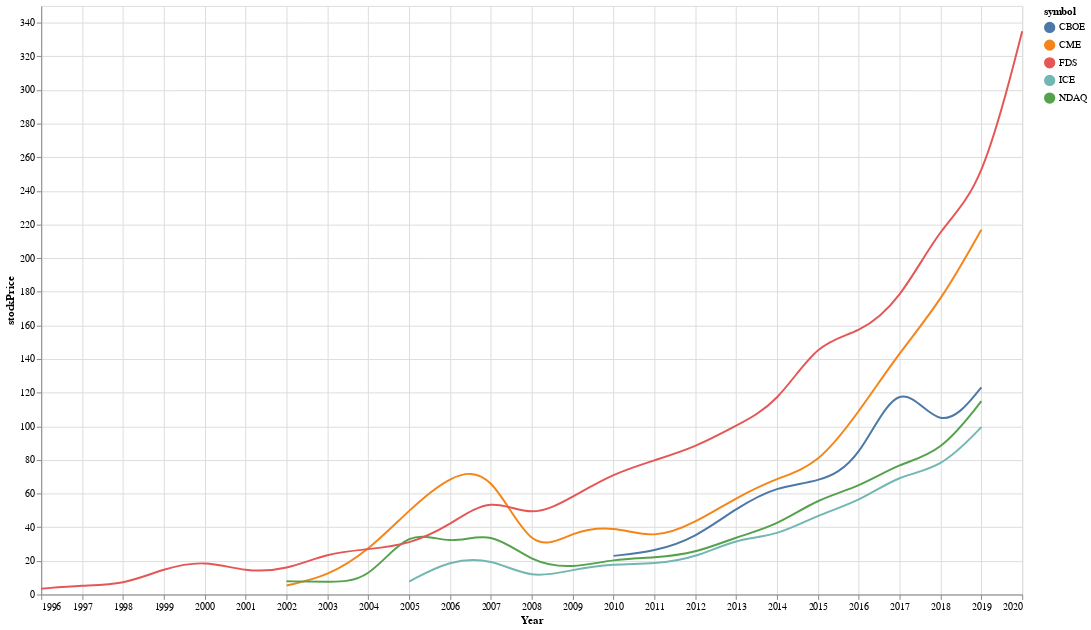

Notebook code for this chart:
### Code cell
make_line_graph_with_crosshair(source)

### Figure 1 — Vega-Lite specification as saved in the notebook (floating-point values rounded to 4 significant figures)
{"config": {"view": {"continuousWidth": 400, "continuousHeight": 300}}, "layer": [{"mark": {"type": "line", "interpolate": "basis"}, "encoding": {"color": {"type": "nominal", "field": "symbol"}, "x": {"type": "temporal", "field": "Year"}, "y": {"type": "quantitative", "field": "stockPrice"}}}, {"mark": "point", "encoding": {"opacity": {"value": 0}, "x": {"type": "temporal", "field": "Year"}}, "selection": {"selector023": {"type": "single", "nearest": true, "on": "mouseover", "fields": ["Year"], "empty": "none"}}}, {"mark": "point", "encoding": {"color": {"type": "nominal", "field": "symbol"}, "opacity": {"condition": {"value": 1, "selection": "selector023"}, "value": 0}, "x": {"type": "temporal", "field": "Year"}, "y": {"type": "quantitative", "field": "stockPrice"}}}, {"mark": {"type": "rule", "color": "gray"}, "encoding": {"x": {"type": "temporal", "field": "Year"}}, "transform": [{"filter": {"selection": "selector023"}}]}, {"mark": {"type": "text", "align": "left", "dx": 5, "dy": -5}, "encoding": {"color": {"type": "nominal", "field": "symbol"}, "text": {"condition": {"type": "quantitative", "field": "stockPrice", "selection": "selector023"}, "value": " "}, "x": {"type": "temporal", "field": "Year"}, "y": {"type": "quantitative", "field": "stockPrice"}}}], "data": {"name": "data-48e0a99888177a306070e23c2d4bda1b"}, "height": 600, "width": 1000, "$schema": "https://vega.github.io/schema/vega-lite/v4.8.1.json", "datasets": {"data-48e0a99888177a306070e23c2d4bda1b": [{"Year": "2019", "symbol": "CME", "stockPrice": 217.0, "numberOfShares": 358239000, "marketCapitalization": 77720000000.0, "minusCashAndCashEquivalents": 1551400000, "addTotalDebt": 3834700000, "enterpriseValue": 80000000000.0}, {"Year": "2018", "symbol": "CME", "stockPrice": 174.0, "numberOfShares": 343737000, "marketCapitalization": 59820000000.0, "minusCashAndCashEquivalents": 1374500000, "addTotalDebt": 3826800000, "enterpriseValue": 62270000000.0}, {"Year": "2017", "symbol": "CME", "stockPrice": 144.2, "numberOfShares": 340226000, "marketCapitalization": 49060000000.0, "minusCashAndCashEquivalents": 1903600000, "addTotalDebt": 2233100000, "enterpriseValue": 49390000000.0}, {"Year": "2016", "symbol": "CME", "stockPrice": 108.4, "numberOfShares": 338966000, "marketCapitalization": 36730000000.0, "minusCashAndCashEquivalents": 1868600000, "addTotalDebt": 2231200000, "enterpriseValue": 37090000000.0}, {"Year": "2015", "symbol": "CME", "stockPrice": 76.85, "numberOfShares": 337894000, "marketCapitalization": 25970000000.0, "minusCashAndCashEquivalents": 1692600000, "addTotalDebt": 2229300000, "enterpriseValue": 26500000000.0}, {"Year": "2014", "symbol": "CME", "stockPrice": 69.26, "numberOfShares": 336063000, "marketCapitalization": 23280000000.0, "minusCashAndCashEquivalents": 1366100000, "addTotalDebt": 2107900000, "enterpriseValue": 24020000000.0}, {"Year": "2013", "symbol": "CME", "stockPrice": 57.62, "numberOfShares": 334400000, "marketCapitalization": 19267860480, "minusCashAndCashEquivalents": 2470000000, "addTotalDebt": 2107000000, "enterpriseValue": 18904860480}, {"Year": "2012", "symbol": "CME", "stockPrice": 42.54, "numberOfShares": 332300000, "marketCapitalization": 14140000000.0, "minusCashAndCashEquivalents": 1605000000, "addTotalDebt": 2107000000, "enterpriseValue": 14640000000.0}, {"Year": "2011", "symbol": "CME", "stockPrice": 32.8, "numberOfShares": 333800000, "marketCapitalization": 10947037760, "minusCashAndCashEquivalents": 1042000000, "addTotalDebt": 2107000000, "enterpriseValue": 12012037760}, {"Year": "2010", "symbol": "CME", "stockPrice": 40.79, "numberOfShares": 332500000, "marketCapitalization": 13562342500, "minusCashAndCashEquivalents": 855000000, "addTotalDebt": 2105000000, "enterpriseValue": 14812342500}, {"Year": "2009", "symbol": "CME", "stockPrice": 37.77, "numberOfShares": 332700000, "marketCapitalization": 12567476340, "minusCashAndCashEquivalents": 261000000, "addTotalDebt": 2015000000, "enterpriseValue": 14321476340}, {"Year": "2008", "symbol": "CME", "stockPrice": 22.5, "numberOfShares": 294800000, "marketCapitalization": 6634385560, "minusCashAndCashEquivalents": 298000000, "addTotalDebt": 2966000000, "enterpriseValue": 9302385560}, {"Year": "2007", "symbol": "CME", "stockPrice": 75.34, "numberOfShares": 220500000, "marketCapitalization": 16610000000.0, "minusCashAndCashEquivalents": 845000000, "addTotalDebt": 0.0, "enterpriseValue": 15770000000.0}, {"Year": "2006", "symbol": "CME", "stockPrice": 71.14, "numberOfShares": 175600000, "marketCapitalization": 12492201560, "minusCashAndCashEquivalents": 970000000, "addTotalDebt": 0.0, "enterpriseValue": 11522201560}, {"Year": "2005", "symbol": "CME", "stockPrice": 50.3, "numberOfShares": 174200000, "marketCapitalization": 8762225160, "minusCashAndCashEquivalents": 611000000, "addTotalDebt": 0.0, "enterpriseValue": 8151225160}, {"Year": "2004", "symbol": "CME", "stockPrice": 25.9, "numberOfShares": 172100000, "marketCapitalization": 4457166270, "minusCashAndCashEquivalents": 358000000, "addTotalDebt": 0.0, "enterpriseValue": 4099166270}, {"Year": "2003", "symbol": "CME", "stockPrice": 10.72, "numberOfShares": 169700000, "marketCapitalization": 1820000000.0, "minusCashAndCashEquivalents": 185000000, "addTotalDebt": 0.0, "enterpriseValue": 1635000000.0}, {"Year": "2002", "symbol": "CME", "stockPrice": 5.365, "numberOfShares": 150300000, "marketCapitalization": 806400000.0, "minusCashAndCashEquivalents": 339000000, "addTotalDebt": 2000000.0, "enterpriseValue": 469400000.0}, {"Year": "2019", "symbol": "ICE", "stockPrice": 99.49, "numberOfShares": 565000000, "marketCapitalization": 56210381000, "minusCashAndCashEquivalents": 841000000, "addTotalDebt": 6571000000, "enterpriseValue": 61940381000}, {"Year": "2018", "symbol": "ICE", "stockPrice": 74.72, "numberOfShares": 579000000, "marketCapitalization": 43263285300, "minusCashAndCashEquivalents": 724000000, "addTotalDebt": 6490000000, "enterpriseValue": 49029285300}, {"Year": "2017", "symbol": "ICE", "stockPrice": 71.2, "numberOfShares": 594000000, "marketCapitalization": 42295235400, "minusCashAndCashEquivalents": 535000000, "addTotalDebt": 4267000000, "enterpriseValue": 46027235400}, {"Year": "2016", "symbol": "ICE", "stockPrice": 55.09, "numberOfShares": 599000000, "marketCapitalization": 32996154600, "minusCashAndCashEquivalents": 407000000, "addTotalDebt": 3871000000, "enterpriseValue": 36460154600}, {"Year": "2015", "symbol": "ICE", "stockPrice": 47.45, "numberOfShares": 560000000, "marketCapitalization": 26572224000, "minusCashAndCashEquivalents": 627000000, "addTotalDebt": 4717000000, "enterpriseValue": 30662224000}, {"Year": "2014", "symbol": "ICE", "stockPrice": 34.81, "numberOfShares": 575000000, "marketCapitalization": 20012932500, "minusCashAndCashEquivalents": 652000000, "addTotalDebt": 2247000000, "enterpriseValue": 21607932500}, {"Year": "2013", "symbol": "ICE", "stockPrice": 33.19, "numberOfShares": 395000000, "marketCapitalization": 13108865000, "minusCashAndCashEquivalents": 961000000, "addTotalDebt": 3923000000, "enterpriseValue": 16070865000}, {"Year": "2012", "symbol": "ICE", "stockPrice": 21.7, "numberOfShares": 366800000, "marketCapitalization": 7958312880, "minusCashAndCashEquivalents": 1612000000, "addTotalDebt": 970000000, "enterpriseValue": 7316312880}, {"Year": "2011", "symbol": "ICE", "stockPrice": 18.03, "numberOfShares": 369500000, "marketCapitalization": 6662269750, "minusCashAndCashEquivalents": 823000000, "addTotalDebt": 838000000, "enterpriseValue": 6677269750}, {"Year": "2010", "symbol": "ICE", "stockPrice": 18.26, "numberOfShares": 372400000, "marketCapitalization": 6800657080, "minusCashAndCashEquivalents": 622000000, "addTotalDebt": 326000000, "enterpriseValue": 6504657080}, {"Year": "2009", "symbol": "ICE", "stockPrice": 14.91, "numberOfShares": 370500000, "marketCapitalization": 5525748150, "minusCashAndCashEquivalents": 552000000, "addTotalDebt": 209000000, "enterpriseValue": 5182748150}, {"Year": "2008", "symbol": "ICE", "stockPrice": 8.893, "numberOfShares": 360800000, "marketCapitalization": 3208450080, "minusCashAndCashEquivalents": 284000000, "addTotalDebt": 333000000, "enterpriseValue": 3257450080}, {"Year": "2007", "symbol": "ICE", "stockPrice": 21.61, "numberOfShares": 354900000, "marketCapitalization": 7670205270, "minusCashAndCashEquivalents": 120000000, "addTotalDebt": 184000000, "enterpriseValue": 7734205270}, {"Year": "2006", "symbol": "ICE", "stockPrice": 20.53, "numberOfShares": 298000000, "marketCapitalization": 6118000000.0, "minusCashAndCashEquivalents": 204000000, "addTotalDebt": 0.0, "enterpriseValue": 5914000000.0}, {"Year": "2005", "symbol": "ICE", "stockPrice": 7.673, "numberOfShares": 266100000, "marketCapitalization": 2041705470, "minusCashAndCashEquivalents": 20000000, "addTotalDebt": 0.0, "enterpriseValue": 2021705470}, {"Year": "2019", "symbol": "CBOE", "stockPrice": 123.2, "numberOfShares": 111800000, "marketCapitalization": 13771524000, "minusCashAndCashEquivalents": 229300000, "addTotalDebt": 867600000, "enterpriseValue": 14409824000}, {"Year": "2018", "symbol": "CBOE", "stockPrice": 93.52, "numberOfShares": 112200000, "marketCapitalization": 10490000000.0, "minusCashAndCashEquivalents": 275100000, "addTotalDebt": 915600000, "enterpriseValue": 11130000000.0}, {"Year": "2017", "symbol": "CBOE", "stockPrice": 133.3, "numberOfShares": 107500000, "marketCapitalization": 14330000000.0, "minusCashAndCashEquivalents": 143500000, "addTotalDebt": 1237900000, "enterpriseValue": 15420000000.0}, {"Year": "2016", "symbol": "CBOE", "stockPrice": 77.87, "numberOfShares": 81432000, "marketCapitalization": 6341000000.0, "minusCashAndCashEquivalents": 97298000, "addTotalDebt": 0.0, "enterpriseValue": 6244000000.0}, {"Year": "2015", "symbol": "CBOE", "stockPrice": 66.62, "numberOfShares": 83081000, "marketCapitalization": 5535000000.0, "minusCashAndCashEquivalents": 102253000, "addTotalDebt": 0.0, "enterpriseValue": 5433000000.0}, {"Year": "2014", "symbol": "CBOE", "stockPrice": 64.47, "numberOfShares": 85400000, "marketCapitalization": 5506000000.0, "minusCashAndCashEquivalents": 147900000, "addTotalDebt": 0.0, "enterpriseValue": 5358000000.0}, {"Year": "2013", "symbol": "CBOE", "stockPrice": 51.4, "numberOfShares": 87300000, "marketCapitalization": 4487000000.0, "minusCashAndCashEquivalents": 221300000, "addTotalDebt": 0.0, "enterpriseValue": 4266000000.0}, {"Year": "2012", "symbol": "CBOE", "stockPrice": 33.59, "numberOfShares": 87500000, "marketCapitalization": 2939000000.0, "minusCashAndCashEquivalents": 135600000, "addTotalDebt": 0.0, "enterpriseValue": 2804000000.0}, {"Year": "2011", "symbol": "CBOE", "stockPrice": 25.52, "numberOfShares": 90000000, "marketCapitalization": 2296800000, "minusCashAndCashEquivalents": 134900000, "addTotalDebt": 0.0, "enterpriseValue": 2161900000}, {"Year": "2010", "symbol": "CBOE", "stockPrice": 22.97, "numberOfShares": 95800000, "marketCapitalization": 2201000000.0, "minusCashAndCashEquivalents": 53800000, "addTotalDebt": 0.0, "enterpriseValue": 2147000000.0}, {"Year": "2019", "symbol": "NDAQ", "stockPrice": 114.9, "numberOfShares": 166970160, "marketCapitalization": 19190000000.0, "minusCashAndCashEquivalents": 332000000, "addTotalDebt": 3387000000, "enterpriseValue": 22250000000.0}, {"Year": "2018", "symbol": "NDAQ", "stockPrice": 84.27, "numberOfShares": 167691300, "marketCapitalization": 14130000000.0, "minusCashAndCashEquivalents": 545000000, "addTotalDebt": 3831000000, "enterpriseValue": 17420000000.0}, {"Year": "2017", "symbol": "NDAQ", "stockPrice": 78.07, "numberOfShares": 169585030, "marketCapitalization": 13240000000.0, "minusCashAndCashEquivalents": 377000000, "addTotalDebt": 4207000000, "enterpriseValue": 17070000000.0}, {"Year": "2016", "symbol": "NDAQ", "stockPrice": 63.75, "numberOfShares": 168801000, "marketCapitalization": 10760000000.0, "minusCashAndCashEquivalents": 403000000, "addTotalDebt": 3603000000, "enterpriseValue": 13960000000.0}, {"Year": "2015", "symbol": "NDAQ", "stockPrice": 56.94, "numberOfShares": 171283270, "marketCapitalization": 9752000000.0, "minusCashAndCashEquivalents": 301000000, "addTotalDebt": 2364000000, "enterpriseValue": 11820000000.0}, {"Year": "2014", "symbol": "NDAQ", "stockPrice": 41.16, "numberOfShares": 173000000, "marketCapitalization": 7120524300, "minusCashAndCashEquivalents": 427000000, "addTotalDebt": 2297000000, "enterpriseValue": 8990524300}, {"Year": "2013", "symbol": "NDAQ", "stockPrice": 34.18, "numberOfShares": 171300000, "marketCapitalization": 5855856240, "minusCashAndCashEquivalents": 398000000, "addTotalDebt": 2589000000, "enterpriseValue": 8046856240}, {"Year": "2012", "symbol": "NDAQ", "stockPrice": 24.51, "numberOfShares": 172600000, "marketCapitalization": 4230000000.0, "minusCashAndCashEquivalents": 497000000, "addTotalDebt": 1840000000, "enterpriseValue": 5572890940}, {"Year": "2011", "symbol": "NDAQ", "stockPrice": 21.79, "numberOfShares": 180000000, "marketCapitalization": 3922704000, "minusCashAndCashEquivalents": 506000000, "addTotalDebt": 2072000000, "enterpriseValue": 5488704000}, {"Year": "2010", "symbol": "NDAQ", "stockPrice": 21.1, "numberOfShares": 206500000, "marketCapitalization": 4357914050, "minusCashAndCashEquivalents": 315000000, "addTotalDebt": 2181000000, "enterpriseValue": 6223914050}, {"Year": "2009", "symbol": "NDAQ", "stockPrice": 15.5, "numberOfShares": 214500000, "marketCapitalization": 3323913450, "minusCashAndCashEquivalents": 594000000, "addTotalDebt": 1867000000, "enterpriseValue": 4596913450}, {"Year": "2008", "symbol": "NDAQ", "stockPrice": 18.8, "numberOfShares": 204500000, "marketCapitalization": 3844000000.0, "minusCashAndCashEquivalents": 374000000, "addTotalDebt": 2299000000, "enterpriseValue": 5768618400}, {"Year": "2007", "symbol": "NDAQ", "stockPrice": 38.46, "numberOfShares": 152500000, "marketCapitalization": 5865211000, "minusCashAndCashEquivalents": 1325000000, "addTotalDebt": 118000000, "enterpriseValue": 4658211000}, {"Year": "2006", "symbol": "NDAQ", "stockPrice": 28.84, "numberOfShares": 144200000, "marketCapitalization": 4158569380, "minusCashAndCashEquivalents": 322000000, "addTotalDebt": 1493000000, "enterpriseValue": 5329569380}, {"Year": "2005", "symbol": "NDAQ", "stockPrice": 40.23, "numberOfShares": 111900000, "marketCapitalization": 4501311780, "minusCashAndCashEquivalents": 165000000, "addTotalDebt": 1185000000, "enterpriseValue": 5521311780}, {"Year": "2004", "symbol": "NDAQ", "stockPrice": 7.451, "numberOfShares": 78600000, "marketCapitalization": 585640740, "minusCashAndCashEquivalents": 58000000, "addTotalDebt": 265000000, "enterpriseValue": 792640740}, {"Year": "2003", "symbol": "NDAQ", "stockPrice": 7.623, "numberOfShares": 78400000, "marketCapitalization": 597658880, "minusCashAndCashEquivalents": 149000000, "addTotalDebt": 265000000, "enterpriseValue": 713658880}, {"Year": "2002", "symbol": "NDAQ", "stockPrice": 7.838, "numberOfShares": 84100000, "marketCapitalization": 659217850, "minusCashAndCashEquivalents": 201000000, "addTotalDebt": 421000000, "enterpriseValue": 879217850}, {"Year": "2020", "symbol": "FDS", "stockPrice": 334.9, "numberOfShares": 38646000, "marketCapitalization": 12940000000.0, "minusCashAndCashEquivalents": 585605000, "addTotalDebt": 574354000, "enterpriseValue": 12930000000.0}, {"Year": "2019", "symbol": "FDS", "stockPrice": 240.6, "numberOfShares": 38873000, "marketCapitalization": 9351000000.0, "minusCashAndCashEquivalents": 359799000, "addTotalDebt": 574174000, "enterpriseValue": 9566000000.0}, {"Year": "2018", "symbol": "FDS", "stockPrice": 219.1, "numberOfShares": 39377000, "marketCapitalization": 8629000000.0, "minusCashAndCashEquivalents": 208623000, "addTotalDebt": 574775000, "enterpriseValue": 8995000000.0}, {"Year": "2017", "symbol": "FDS", "stockPrice": 174.4, "numberOfShares": 39642000, "marketCapitalization": 6913000000.0, "minusCashAndCashEquivalents": 194731000, "addTotalDebt": 575000000, "enterpriseValue": 7294000000.0}, {"Year": "2016", "symbol": "FDS", "stockPrice": 154.9, "numberOfShares": 41365000, "marketCapitalization": 6409000000.0, "minusCashAndCashEquivalents": 228407000, "addTotalDebt": 300000000, "enterpriseValue": 6481000000.0}, {"Year": "2015", "symbol": "FDS", "stockPrice": 150.5, "numberOfShares": 42235000, "marketCapitalization": 6358000000.0, "minusCashAndCashEquivalents": 158914000, "addTotalDebt": 35000000, "enterpriseValue": 6234000000.0}, {"Year": "2014", "symbol": "FDS", "stockPrice": 113.2, "numberOfShares": 43000000, "marketCapitalization": 4869530700, "minusCashAndCashEquivalents": 116400000, "addTotalDebt": 0.0, "enterpriseValue": 4753130700}, {"Year": "2013", "symbol": "FDS", "stockPrice": 100.3, "numberOfShares": 44600000, "marketCapitalization": 4475297800, "minusCashAndCashEquivalents": 196600000, "addTotalDebt": 0.0, "enterpriseValue": 4278697800}, {"Year": "2012", "symbol": "FDS", "stockPrice": 87.5, "numberOfShares": 45800000, "marketCapitalization": 4007486260, "minusCashAndCashEquivalents": 189100000, "addTotalDebt": 0.0, "enterpriseValue": 3818386260}, {"Year": "2011", "symbol": "FDS", "stockPrice": 79.75, "numberOfShares": 47400000, "marketCapitalization": 3780069420, "minusCashAndCashEquivalents": 181700000, "addTotalDebt": 0.0, "enterpriseValue": 3598369420}, {"Year": "2010", "symbol": "FDS", "stockPrice": 71.96, "numberOfShares": 48000000, "marketCapitalization": 3454000000.0, "minusCashAndCashEquivalents": 195700000, "addTotalDebt": 0.0, "enterpriseValue": 3258000000.0}, {"Year": "2009", "symbol": "FDS", "stockPrice": 58.03, "numberOfShares": 48800000, "marketCapitalization": 2831878640, "minusCashAndCashEquivalents": 216300000, "addTotalDebt": 0.0, "enterpriseValue": 2615578640}, {"Year": "2008", "symbol": "FDS", "stockPrice": 45.02, "numberOfShares": 50100000, "marketCapitalization": 2255657310, "minusCashAndCashEquivalents": 118000000, "addTotalDebt": 0.0, "enterpriseValue": 2137657310}, {"Year": "2007", "symbol": "FDS", "stockPrice": 58.48, "numberOfShares": 51300000, "marketCapitalization": 2999849580, "minusCashAndCashEquivalents": 168800000, "addTotalDebt": 0.0, "enterpriseValue": 2831049580}, {"Year": "2006", "symbol": "FDS", "stockPrice": 41.18, "numberOfShares": 50600000, "marketCapitalization": 2084000000.0, "minusCashAndCashEquivalents": 126500000, "addTotalDebt": 1800000.0, "enterpriseValue": 1959000000.0}, {"Year": "2005", "symbol": "FDS", "stockPrice": 29.72, "numberOfShares": 50200000, "marketCapitalization": 1491908860, "minusCashAndCashEquivalents": 59500000, "addTotalDebt": 0.0, "enterpriseValue": 1432408860}, {"Year": "2004", "symbol": "FDS", "stockPrice": 26.9, "numberOfShares": 50600000, "marketCapitalization": 1361195660, "minusCashAndCashEquivalents": 78600000, "addTotalDebt": 0.0, "enterpriseValue": 1282595660}, {"Year": "2003", "symbol": "FDS", "stockPrice": 24.6, "numberOfShares": 52200000, "marketCapitalization": 1284057360, "minusCashAndCashEquivalents": 51100000, "addTotalDebt": 0.0, "enterpriseValue": 1232957360}, {"Year": "2002", "symbol": "FDS", "stockPrice": 14.63, "numberOfShares": 52300000, "marketCapitalization": 765206530, "minusCashAndCashEquivalents": 44800000, "addTotalDebt": 0.0, "enterpriseValue": 720406530}, {"Year": "2001", "symbol": "FDS", "stockPrice": 13.29, "numberOfShares": 52100000, "marketCapitalization": 692294380, "minusCashAndCashEquivalents": 38600000, "addTotalDebt": 0.0, "enterpriseValue": 653694380}, {"Year": "2000", "symbol": "FDS", "stockPrice": 20.51, "numberOfShares": 51600000, "marketCapitalization": 1058114760, "minusCashAndCashEquivalents": 39600000, "addTotalDebt": 0.0, "enterpriseValue": 1018514760}, {"Year": "1999", "symbol": "FDS", "stockPrice": 15.46, "numberOfShares": 50000000, "marketCapitalization": 772750000, "minusCashAndCashEquivalents": 31800000, "addTotalDebt": 0.0, "enterpriseValue": 740950000}, {"Year": "1998", "symbol": "FDS", "stockPrice": 5.721, "numberOfShares": 49400000, "marketCapitalization": 282617400, "minusCashAndCashEquivalents": 37600000, "addTotalDebt": 0.0, "enterpriseValue": 245017400}, {"Year": "1997", "symbol": "FDS", "stockPrice": 5.416, "numberOfShares": 48800000, "marketCapitalization": 264300000.0, "minusCashAndCashEquivalents": 26800000, "addTotalDebt": 0.0, "enterpriseValue": 237500000.0}, {"Year": "1996", "symbol": "FDS", "stockPrice": 3.453, "numberOfShares": 48500000, "marketCapitalization": 167465650, "minusCashAndCashEquivalents": 15700000, "addTotalDebt": 0.0, "enterpriseValue": 151765650}]}}
